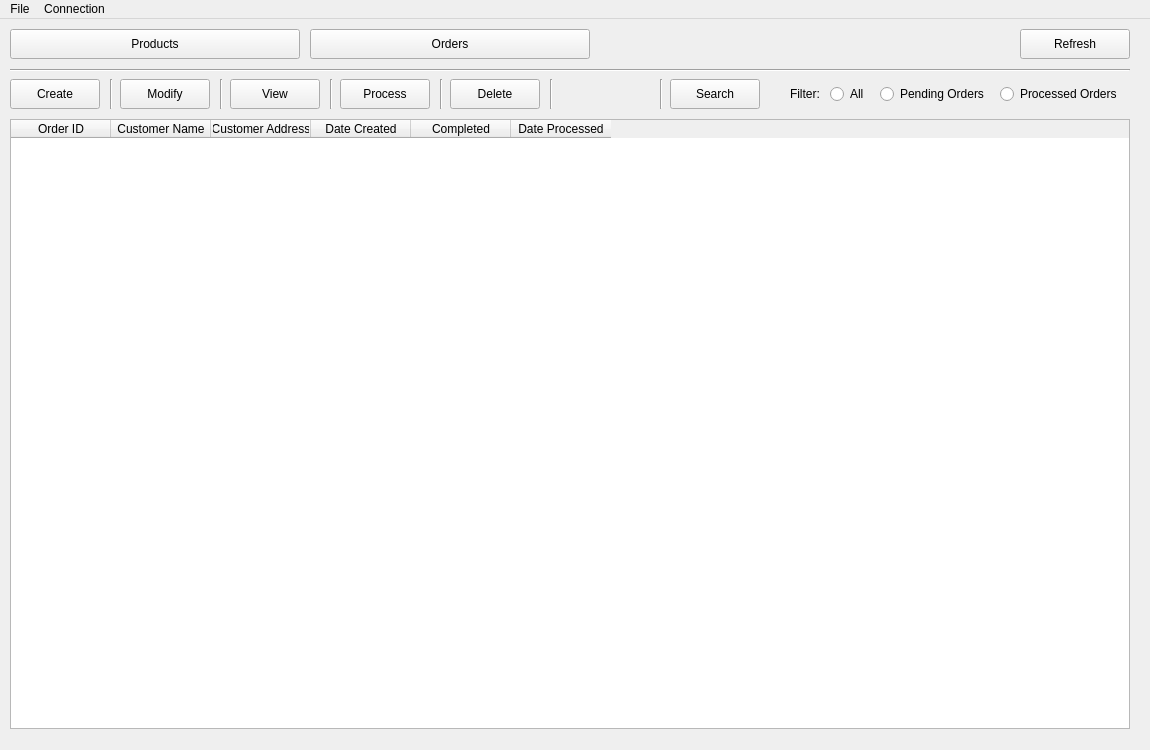
<?xml version="1.0" encoding="UTF-8"?>
<ui version="4.0">
 <class>GroceryManager</class>
 <widget class="QMainWindow" name="GroceryManager">
  <property name="geometry">
   <rect>
    <x>0</x>
    <y>0</y>
    <width>1150</width>
    <height>750</height>
   </rect>
  </property>
  <property name="sizePolicy">
   <sizepolicy hsizetype="Fixed" vsizetype="Fixed">
    <horstretch>0</horstretch>
    <verstretch>0</verstretch>
   </sizepolicy>
  </property>
  <property name="minimumSize">
   <size>
    <width>1150</width>
    <height>750</height>
   </size>
  </property>
  <property name="contextMenuPolicy">
   <enum>Qt::NoContextMenu</enum>
  </property>
  <property name="windowTitle">
   <string>Grocery Manager</string>
  </property>
  <property name="autoFillBackground">
   <bool>true</bool>
  </property>
  <widget class="QWidget" name="centralwidget">
   <property name="enabled">
    <bool>true</bool>
   </property>
   <widget class="QWidget" name="viewSwitcher" native="true">
    <property name="geometry">
     <rect>
      <x>0</x>
      <y>0</y>
      <width>1140</width>
      <height>60</height>
     </rect>
    </property>
    <property name="focusPolicy">
     <enum>Qt::NoFocus</enum>
    </property>
    <widget class="QPushButton" name="productsButton">
     <property name="geometry">
      <rect>
       <x>10</x>
       <y>10</y>
       <width>290</width>
       <height>30</height>
      </rect>
     </property>
     <property name="focusPolicy">
      <enum>Qt::NoFocus</enum>
     </property>
     <property name="text">
      <string>Products</string>
     </property>
    </widget>
    <widget class="QPushButton" name="ordersButton">
     <property name="geometry">
      <rect>
       <x>310</x>
       <y>10</y>
       <width>280</width>
       <height>30</height>
      </rect>
     </property>
     <property name="focusPolicy">
      <enum>Qt::NoFocus</enum>
     </property>
     <property name="text">
      <string>Orders</string>
     </property>
    </widget>
    <widget class="QPushButton" name="buttonRefresh">
     <property name="geometry">
      <rect>
       <x>1020</x>
       <y>10</y>
       <width>110</width>
       <height>30</height>
      </rect>
     </property>
     <property name="focusPolicy">
      <enum>Qt::NoFocus</enum>
     </property>
     <property name="toolTip">
      <string/>
     </property>
     <property name="text">
      <string>Refresh</string>
     </property>
    </widget>
    <widget class="Line" name="line_4">
     <property name="geometry">
      <rect>
       <x>10</x>
       <y>50</y>
       <width>1120</width>
       <height>3</height>
      </rect>
     </property>
     <property name="focusPolicy">
      <enum>Qt::NoFocus</enum>
     </property>
     <property name="orientation">
      <enum>Qt::Horizontal</enum>
     </property>
    </widget>
   </widget>
   <widget class="QStackedWidget" name="view">
    <property name="geometry">
     <rect>
      <x>0</x>
      <y>60</y>
      <width>1140</width>
      <height>660</height>
     </rect>
    </property>
    <property name="focusPolicy">
     <enum>Qt::NoFocus</enum>
    </property>
    <property name="currentIndex">
     <number>1</number>
    </property>
    <widget class="QWidget" name="viewProducts">
     <widget class="QTableWidget" name="productTable">
      <property name="geometry">
       <rect>
        <x>10</x>
        <y>40</y>
        <width>1120</width>
        <height>610</height>
       </rect>
      </property>
      <property name="sizePolicy">
       <sizepolicy hsizetype="Fixed" vsizetype="Fixed">
        <horstretch>0</horstretch>
        <verstretch>0</verstretch>
       </sizepolicy>
      </property>
      <property name="focusPolicy">
       <enum>Qt::NoFocus</enum>
      </property>
      <property name="editTriggers">
       <set>QAbstractItemView::NoEditTriggers</set>
      </property>
      <property name="tabKeyNavigation">
       <bool>false</bool>
      </property>
      <property name="showDropIndicator" stdset="0">
       <bool>true</bool>
      </property>
      <property name="dragDropOverwriteMode">
       <bool>false</bool>
      </property>
      <property name="alternatingRowColors">
       <bool>true</bool>
      </property>
      <property name="selectionMode">
       <enum>QAbstractItemView::SingleSelection</enum>
      </property>
      <property name="selectionBehavior">
       <enum>QAbstractItemView::SelectRows</enum>
      </property>
      <property name="sortingEnabled">
       <bool>true</bool>
      </property>
      <column>
       <property name="text">
        <string>Product Name</string>
       </property>
      </column>
      <column>
       <property name="text">
        <string>Price</string>
       </property>
      </column>
      <column>
       <property name="text">
        <string>Quantity</string>
       </property>
      </column>
     </widget>
     <widget class="QToolButton" name="modifyProduct">
      <property name="geometry">
       <rect>
        <x>120</x>
        <y>0</y>
        <width>90</width>
        <height>30</height>
       </rect>
      </property>
      <property name="focusPolicy">
       <enum>Qt::NoFocus</enum>
      </property>
      <property name="text">
       <string>Modify</string>
      </property>
     </widget>
     <widget class="QToolButton" name="createProduct">
      <property name="enabled">
       <bool>true</bool>
      </property>
      <property name="geometry">
       <rect>
        <x>10</x>
        <y>0</y>
        <width>90</width>
        <height>30</height>
       </rect>
      </property>
      <property name="focusPolicy">
       <enum>Qt::NoFocus</enum>
      </property>
      <property name="text">
       <string>Create</string>
      </property>
     </widget>
     <widget class="QToolButton" name="deleteProduct">
      <property name="geometry">
       <rect>
        <x>450</x>
        <y>0</y>
        <width>90</width>
        <height>30</height>
       </rect>
      </property>
      <property name="focusPolicy">
       <enum>Qt::NoFocus</enum>
      </property>
      <property name="text">
       <string>Delete</string>
      </property>
     </widget>
     <widget class="Line" name="line_3">
      <property name="geometry">
       <rect>
        <x>110</x>
        <y>0</y>
        <width>3</width>
        <height>30</height>
       </rect>
      </property>
      <property name="focusPolicy">
       <enum>Qt::TabFocus</enum>
      </property>
      <property name="orientation">
       <enum>Qt::Vertical</enum>
      </property>
     </widget>
     <widget class="Line" name="line_5">
      <property name="geometry">
       <rect>
        <x>220</x>
        <y>0</y>
        <width>3</width>
        <height>30</height>
       </rect>
      </property>
      <property name="focusPolicy">
       <enum>Qt::TabFocus</enum>
      </property>
      <property name="orientation">
       <enum>Qt::Vertical</enum>
      </property>
     </widget>
     <widget class="Line" name="line_9">
      <property name="geometry">
       <rect>
        <x>550</x>
        <y>0</y>
        <width>3</width>
        <height>30</height>
       </rect>
      </property>
      <property name="focusPolicy">
       <enum>Qt::NoFocus</enum>
      </property>
      <property name="orientation">
       <enum>Qt::Vertical</enum>
      </property>
     </widget>
     <widget class="Line" name="line_10">
      <property name="geometry">
       <rect>
        <x>440</x>
        <y>0</y>
        <width>3</width>
        <height>30</height>
       </rect>
      </property>
      <property name="focusPolicy">
       <enum>Qt::NoFocus</enum>
      </property>
      <property name="orientation">
       <enum>Qt::Vertical</enum>
      </property>
     </widget>
     <widget class="Line" name="line_11">
      <property name="geometry">
       <rect>
        <x>330</x>
        <y>0</y>
        <width>3</width>
        <height>30</height>
       </rect>
      </property>
      <property name="focusPolicy">
       <enum>Qt::NoFocus</enum>
      </property>
      <property name="orientation">
       <enum>Qt::Vertical</enum>
      </property>
     </widget>
     <widget class="QRadioButton" name="oosRadio">
      <property name="geometry">
       <rect>
        <x>880</x>
        <y>0</y>
        <width>100</width>
        <height>30</height>
       </rect>
      </property>
      <property name="text">
       <string>Out of Stock</string>
      </property>
     </widget>
     <widget class="QLabel" name="label_2">
      <property name="geometry">
       <rect>
        <x>790</x>
        <y>0</y>
        <width>40</width>
        <height>30</height>
       </rect>
      </property>
      <property name="text">
       <string>Filter:</string>
      </property>
     </widget>
     <widget class="QRadioButton" name="ordersRadio">
      <property name="geometry">
       <rect>
        <x>830</x>
        <y>0</y>
        <width>50</width>
        <height>30</height>
       </rect>
      </property>
      <property name="text">
       <string>All</string>
      </property>
     </widget>
     <widget class="QPushButton" name="searchProduct">
      <property name="geometry">
       <rect>
        <x>670</x>
        <y>0</y>
        <width>90</width>
        <height>30</height>
       </rect>
      </property>
      <property name="focusPolicy">
       <enum>Qt::NoFocus</enum>
      </property>
      <property name="text">
       <string>Search</string>
      </property>
     </widget>
     <widget class="Line" name="line_13">
      <property name="geometry">
       <rect>
        <x>660</x>
        <y>0</y>
        <width>3</width>
        <height>30</height>
       </rect>
      </property>
      <property name="focusPolicy">
       <enum>Qt::NoFocus</enum>
      </property>
      <property name="orientation">
       <enum>Qt::Vertical</enum>
      </property>
     </widget>
    </widget>
    <widget class="QWidget" name="viewOrders">
     <widget class="QTableWidget" name="orderTable">
      <property name="geometry">
       <rect>
        <x>10</x>
        <y>40</y>
        <width>1120</width>
        <height>610</height>
       </rect>
      </property>
      <property name="focusPolicy">
       <enum>Qt::NoFocus</enum>
      </property>
      <property name="whatsThis">
       <string notr="true">sd</string>
      </property>
      <property name="editTriggers">
       <set>QAbstractItemView::NoEditTriggers</set>
      </property>
      <property name="selectionMode">
       <enum>QAbstractItemView::SingleSelection</enum>
      </property>
      <property name="selectionBehavior">
       <enum>QAbstractItemView::SelectRows</enum>
      </property>
      <property name="sortingEnabled">
       <bool>true</bool>
      </property>
      <column>
       <property name="text">
        <string>Order ID</string>
       </property>
      </column>
      <column>
       <property name="text">
        <string>Customer Name</string>
       </property>
      </column>
      <column>
       <property name="text">
        <string>Customer Address</string>
       </property>
      </column>
      <column>
       <property name="text">
        <string>Date Created</string>
       </property>
      </column>
      <column>
       <property name="text">
        <string>Completed</string>
       </property>
      </column>
      <column>
       <property name="text">
        <string>Date Processed</string>
       </property>
      </column>
     </widget>
     <widget class="QPushButton" name="createOrder">
      <property name="geometry">
       <rect>
        <x>10</x>
        <y>0</y>
        <width>90</width>
        <height>30</height>
       </rect>
      </property>
      <property name="focusPolicy">
       <enum>Qt::NoFocus</enum>
      </property>
      <property name="text">
       <string>Create</string>
      </property>
     </widget>
     <widget class="QPushButton" name="modifyOrder">
      <property name="geometry">
       <rect>
        <x>120</x>
        <y>0</y>
        <width>90</width>
        <height>30</height>
       </rect>
      </property>
      <property name="focusPolicy">
       <enum>Qt::NoFocus</enum>
      </property>
      <property name="text">
       <string>Modify</string>
      </property>
     </widget>
     <widget class="QPushButton" name="processOrder">
      <property name="geometry">
       <rect>
        <x>340</x>
        <y>0</y>
        <width>90</width>
        <height>30</height>
       </rect>
      </property>
      <property name="focusPolicy">
       <enum>Qt::NoFocus</enum>
      </property>
      <property name="text">
       <string>Process</string>
      </property>
     </widget>
     <widget class="QPushButton" name="viewOrder">
      <property name="geometry">
       <rect>
        <x>230</x>
        <y>0</y>
        <width>90</width>
        <height>30</height>
       </rect>
      </property>
      <property name="focusPolicy">
       <enum>Qt::NoFocus</enum>
      </property>
      <property name="text">
       <string>View</string>
      </property>
     </widget>
     <widget class="Line" name="line">
      <property name="geometry">
       <rect>
        <x>110</x>
        <y>0</y>
        <width>3</width>
        <height>30</height>
       </rect>
      </property>
      <property name="focusPolicy">
       <enum>Qt::NoFocus</enum>
      </property>
      <property name="orientation">
       <enum>Qt::Vertical</enum>
      </property>
     </widget>
     <widget class="Line" name="line_2">
      <property name="geometry">
       <rect>
        <x>220</x>
        <y>0</y>
        <width>3</width>
        <height>30</height>
       </rect>
      </property>
      <property name="focusPolicy">
       <enum>Qt::NoFocus</enum>
      </property>
      <property name="orientation">
       <enum>Qt::Vertical</enum>
      </property>
     </widget>
     <widget class="QPushButton" name="deleteOrder">
      <property name="geometry">
       <rect>
        <x>450</x>
        <y>0</y>
        <width>90</width>
        <height>30</height>
       </rect>
      </property>
      <property name="focusPolicy">
       <enum>Qt::NoFocus</enum>
      </property>
      <property name="text">
       <string>Delete</string>
      </property>
     </widget>
     <widget class="Line" name="line_6">
      <property name="geometry">
       <rect>
        <x>330</x>
        <y>0</y>
        <width>3</width>
        <height>30</height>
       </rect>
      </property>
      <property name="focusPolicy">
       <enum>Qt::NoFocus</enum>
      </property>
      <property name="orientation">
       <enum>Qt::Vertical</enum>
      </property>
     </widget>
     <widget class="Line" name="line_7">
      <property name="geometry">
       <rect>
        <x>550</x>
        <y>0</y>
        <width>3</width>
        <height>30</height>
       </rect>
      </property>
      <property name="focusPolicy">
       <enum>Qt::NoFocus</enum>
      </property>
      <property name="orientation">
       <enum>Qt::Vertical</enum>
      </property>
     </widget>
     <widget class="Line" name="line_8">
      <property name="geometry">
       <rect>
        <x>440</x>
        <y>0</y>
        <width>3</width>
        <height>30</height>
       </rect>
      </property>
      <property name="focusPolicy">
       <enum>Qt::NoFocus</enum>
      </property>
      <property name="orientation">
       <enum>Qt::Vertical</enum>
      </property>
     </widget>
     <widget class="QLabel" name="label">
      <property name="geometry">
       <rect>
        <x>790</x>
        <y>0</y>
        <width>40</width>
        <height>30</height>
       </rect>
      </property>
      <property name="text">
       <string>Filter:</string>
      </property>
     </widget>
     <widget class="QRadioButton" name="pendingRadio">
      <property name="geometry">
       <rect>
        <x>880</x>
        <y>0</y>
        <width>110</width>
        <height>30</height>
       </rect>
      </property>
      <property name="text">
       <string>Pending Orders</string>
      </property>
     </widget>
     <widget class="QRadioButton" name="processedRadio">
      <property name="geometry">
       <rect>
        <x>1000</x>
        <y>0</y>
        <width>130</width>
        <height>30</height>
       </rect>
      </property>
      <property name="text">
       <string>Processed Orders</string>
      </property>
     </widget>
     <widget class="QRadioButton" name="productsRadio">
      <property name="geometry">
       <rect>
        <x>830</x>
        <y>0</y>
        <width>50</width>
        <height>30</height>
       </rect>
      </property>
      <property name="text">
       <string>All</string>
      </property>
     </widget>
     <widget class="QPushButton" name="searchOrder">
      <property name="geometry">
       <rect>
        <x>670</x>
        <y>0</y>
        <width>90</width>
        <height>30</height>
       </rect>
      </property>
      <property name="focusPolicy">
       <enum>Qt::NoFocus</enum>
      </property>
      <property name="text">
       <string>Search</string>
      </property>
     </widget>
     <widget class="Line" name="line_12">
      <property name="geometry">
       <rect>
        <x>660</x>
        <y>0</y>
        <width>3</width>
        <height>30</height>
       </rect>
      </property>
      <property name="focusPolicy">
       <enum>Qt::NoFocus</enum>
      </property>
      <property name="orientation">
       <enum>Qt::Vertical</enum>
      </property>
     </widget>
    </widget>
   </widget>
   <widget class="QWidget" name="layoutWidget">
    <property name="geometry">
     <rect>
      <x>0</x>
      <y>0</y>
      <width>2</width>
      <height>2</height>
     </rect>
    </property>
    <property name="focusPolicy">
     <enum>Qt::NoFocus</enum>
    </property>
    <layout class="QVBoxLayout" name="verticalLayout"/>
   </widget>
  </widget>
  <widget class="QMenuBar" name="menubar">
   <property name="enabled">
    <bool>true</bool>
   </property>
   <property name="geometry">
    <rect>
     <x>0</x>
     <y>0</y>
     <width>1150</width>
     <height>26</height>
    </rect>
   </property>
   <property name="sizePolicy">
    <sizepolicy hsizetype="MinimumExpanding" vsizetype="Minimum">
     <horstretch>0</horstretch>
     <verstretch>0</verstretch>
    </sizepolicy>
   </property>
   <widget class="QMenu" name="menuConnect">
    <property name="title">
     <string>File</string>
    </property>
    <addaction name="separator"/>
    <addaction name="exitAction"/>
   </widget>
   <widget class="QMenu" name="menuConnection">
    <property name="title">
     <string>Connection</string>
    </property>
    <addaction name="connectAction"/>
   </widget>
   <addaction name="menuConnect"/>
   <addaction name="menuConnection"/>
  </widget>
  <action name="actionConnect">
   <property name="text">
    <string>Connect</string>
   </property>
  </action>
  <action name="actionDisconnect">
   <property name="text">
    <string>Disconnect</string>
   </property>
  </action>
  <action name="exitAction">
   <property name="text">
    <string>Exit</string>
   </property>
  </action>
  <action name="action_2">
   <property name="text">
    <string>...</string>
   </property>
  </action>
  <action name="actionSave_as">
   <property name="text">
    <string>Save as...</string>
   </property>
  </action>
  <action name="actionNew">
   <property name="text">
    <string>New</string>
   </property>
  </action>
  <action name="actionOpen">
   <property name="text">
    <string>Open</string>
   </property>
  </action>
  <action name="actionSave">
   <property name="text">
    <string>Save</string>
   </property>
  </action>
  <action name="action127_0_0_1_5000">
   <property name="text">
    <string>127.0.0.1:5000</string>
   </property>
  </action>
  <action name="connectAction">
   <property name="text">
    <string>Connect</string>
   </property>
  </action>
 </widget>
 <resources/>
 <connections/>
</ui>
